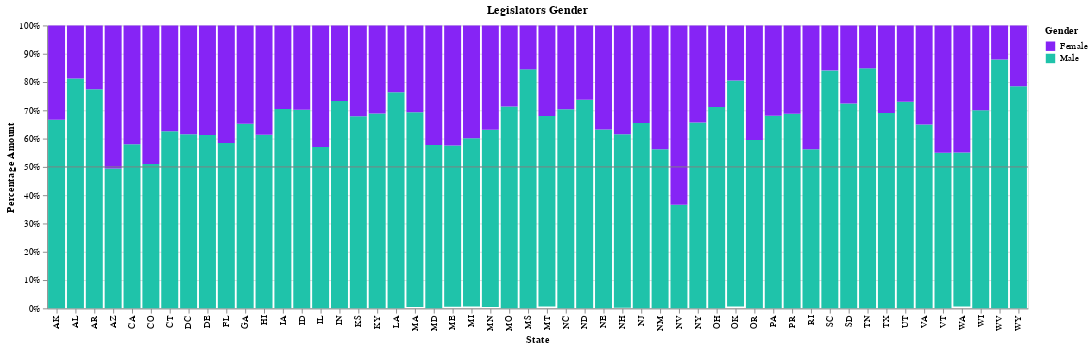

Notebook code cell kept with this figure:
### Markdown cell above
### 1.2: Improvements

While it is clear from the first chart that there are more elected officials that are men than women, it is hard to compare across states.

Make the following adjustments:

- Normalize the chart so that each bar is a percentage, allowing for direct comparison across states.
- Since this is US political data, the colors red and blue have a strong meaning, associated with the Republican and Democratic parties. Change the color scheme to avoid red and blue. (I chose #8624f5 for women and #1fc3aa for men based on this article: <https://blog.datawrapper.de/gendercolor/>)
- Two states are very close to 50%, add a line at 50% using a layered chart to make it easier to see if they exceed 50% or not.

Your graph should somewhat resemble *imgs/ex1.2.png*.

### Code cell
def states_by_gender_initial(df):
    chart = alt.Chart(df)

    bar_chart = chart.mark_bar().encode(
    alt.Y('count()').stack('normalize').axis(format='%').title('Percentage Amount'), 
    alt.X('state:N').title('State'),
    alt.Color('gender:N').scale(domain=['Female','Male'], range=['#8624f5', '#1fc3aa']).title('Gender')
).properties(
        title='Legislators Gender'
    )
    #reference:https://github.com/vega/altair/issues/2059
    line = alt.Chart(pd.DataFrame({'y': [0.5]})).mark_rule(color='grey').encode(
        alt.Y('y:Q', title=''))

    return bar_chart + line


# render chart
states_by_gender_initial(legislators_df())

### Figure 1 — Vega specification as saved in the notebook (floating-point values rounded to 4 significant figures)
{"$schema": "https://vega.github.io/schema/vega/v5.json", "data": [{"name": "source_0", "values": [{"__count_end": 0.6154, "__count_start": 0.0, "gender": "Male", "state": "DC"}, {"__count_end": 1.0, "__count_start": 0.6154, "gender": "Female", "state": "DC"}, {"__count_end": 0.6667, "__count_start": 0.0, "gender": "Male", "state": "AK"}, {"__count_end": 1.0, "__count_start": 0.6667, "gender": "Female", "state": "AK"}, {"__count_end": 0.8129, "__count_start": 0.0, "gender": "Male", "state": "AL"}, {"__count_end": 1.0, "__count_start": 0.8129, "gender": "Female", "state": "AL"}, {"__count_end": 0.7744, "__count_start": 0.0, "gender": "Male", "state": "AR"}, {"__count_end": 1.0, "__count_start": 0.7744, "gender": "Female", "state": "AR"}, {"__count_end": 0.4944, "__count_start": 0.0, "gender": "Male", "state": "AZ"}, {"__count_end": 1.0, "__count_start": 0.4944, "gender": "Female", "state": "AZ"}, {"__count_end": 0.5798, "__count_start": 0.0, "gender": "Male", "state": "CA"}, {"__count_end": 1.0, "__count_start": 0.5798, "gender": "Female", "state": "CA"}, {"__count_end": 0.51, "__count_start": 0.0, "gender": "Male", "state": "CO"}, {"__count_end": 1.0, "__count_start": 0.51, "gender": "Female", "state": "CO"}, {"__count_end": 0.6257, "__count_start": 0.0, "gender": "Male", "state": "CT"}, {"__count_end": 1.0, "__count_start": 0.6257, "gender": "Female", "state": "CT"}, {"__count_end": 0.6129, "__count_start": 0.0, "gender": "Male", "state": "DE"}, {"__count_end": 1.0, "__count_start": 0.6129, "gender": "Female", "state": "DE"}, {"__count_end": 0.5849, "__count_start": 0.0, "gender": "Male", "state": "FL"}, {"__count_end": 1.0, "__count_start": 0.5849, "gender": "Female", "state": "FL"}, {"__count_end": 0.6525, "__count_start": 0.0, "gender": "Male", "state": "GA"}, {"__count_end": 1.0, "__count_start": 0.6525, "gender": "Female", "state": "GA"}, {"__count_end": 0.6133, "__count_start": 0.0, "gender": "Male", "state": "HI"}, {"__count_end": 1.0, "__count_start": 0.6133, "gender": "Female", "state": "HI"}, {"__count_end": 0.7047, "__count_start": 0.0, "gender": "Male", "state": "IA"}, {"__count_end": 1.0, "__count_start": 0.7047, "gender": "Female", "state": "IA"}, {"__count_end": 0.7019, "__count_start": 0.0, "gender": "Male", "state": "ID"}, {"__count_end": 1.0, "__count_start": 0.7019, "gender": "Female", "state": "ID"}, {"__count_end": 0.5706, "__count_start": 0.0, "gender": "Male", "state": "IL"}, {"__count_end": 1.0, "__count_start": 0.5706, "gender": "Female", "state": "IL"}, {"__count_end": 0.7333, "__count_start": 0.0, "gender": "Male", "state": "IN"}, {"__count_end": 1.0, "__count_start": 0.7333, "gender": "Female", "state": "IN"}, {"__count_end": 0.6788, "__count_start": 0.0, "gender": "Male", "state": "KS"}, {"__count_end": 1.0, "__count_start": 0.6788, "gender": "Female", "state": "KS"}, {"__count_end": 0.6884, "__count_start": 0.0, "gender": "Male", "state": "KY"}, {"__count_end": 1.0, "__count_start": 0.6884, "gender": "Female", "state": "KY"}, {"__count_end": 0.7639, "__count_start": 0.0, "gender": "Male", "state": "LA"}, {"__count_end": 1.0, "__count_start": 0.7639, "gender": "Female", "state": "LA"}, {"__count_end": 0.005025, "__count_start": 0.0, "gender": "Other", "state": "MA"}, {"__count_end": 0.6935, "__count_start": 0.005025, "gender": "Male", "state": "MA"}, {"__count_end": 1.0, "__count_start": 0.6935, "gender": "Female", "state": "MA"}, {"__count_end": 0.5775, "__count_start": 0.0, "gender": "Male", "state": "MD"}, {"__count_end": 1.0, "__count_start": 0.5775, "gender": "Female", "state": "MD"}, {"__count_end": 0.005435, "__count_start": 0.0, "gender": "Other", "state": "ME"}, {"__count_end": 0.5761, "__count_start": 0.005435, "gender": "Male", "state": "ME"}, {"__count_end": 1.0, "__count_start": 0.5761, "gender": "Female", "state": "ME"}, {"__count_end": 0.006757, "__count_start": 0.0, "gender": "Other", "state": "MI"}, {"__count_end": 0.6014, "__count_start": 0.006757, "gender": "Male", "state": "MI"}, {"__count_end": 1.0, "__count_start": 0.6014, "gender": "Female", "state": "MI"}, {"__count_end": 0.005051, "__count_start": 0.0, "gender": "Other", "state": "MN"}, {"__count_end": 0.6313, "__count_start": 0.005051, "gender": "Male", "state": "MN"}, {"__count_end": 1.0, "__count_start": 0.6313, "gender": "Female", "state": "MN"}, {"__count_end": 0.7135, "__count_start": 0.0, "gender": "Male", "state": "MO"}, {"__count_end": 1.0, "__count_start": 0.7135, "gender": "Female", "state": "MO"}, {"__count_end": 0.8448, "__count_start": 0.0, "gender": "Male", "state": "MS"}, {"__count_end": 1.0, "__count_start": 0.8448, "gender": "Female", "state": "MS"}, {"__count_end": 0.006667, "__count_start": 0.0, "gender": "Other", "state": "MT"}, {"__count_end": 0.68, "__count_start": 0.006667, "gender": "Male", "state": "MT"}, {"__count_end": 1.0, "__count_start": 0.68, "gender": "Female", "state": "MT"}, {"__count_end": 0.7041, "__count_start": 0.0, "gender": "Male", "state": "NC"}, {"__count_end": 1.0, "__count_start": 0.7041, "gender": "Female", "state": "NC"}, {"__count_end": 0.7376, "__count_start": 0.0, "gender": "Male", "state": "ND"}, {"__count_end": 1.0, "__count_start": 0.7376, "gender": "Female", "state": "ND"}, {"__count_end": 0.6327, "__count_start": 0.0, "gender": "Male", "state": "NE"}, {"__count_end": 1.0, "__count_start": 0.6327, "gender": "Female", "state": "NE"}, {"__count_end": 0.002387, "__count_start": 0.0, "gender": "Other", "state": "NH"}, {"__count_end": 0.6158, "__count_start": 0.002387, "gender": "Male", "state": "NH"}, {"__count_end": 1.0, "__count_start": 0.6158, "gender": "Female", "state": "NH"}, {"__count_end": 0.6555, "__count_start": 0.0, "gender": "Male", "state": "NJ"}, {"__count_end": 1.0, "__count_start": 0.6555, "gender": "Female", "state": "NJ"}, {"__count_end": 0.5625, "__count_start": 0.0, "gender": "Male", "state": "NM"}, {"__count_end": 1.0, "__count_start": 0.5625, "gender": "Female", "state": "NM"}, {"__count_end": 0.3667, "__count_start": 0.0, "gender": "Male", "state": "NV"}, {"__count_end": 1.0, "__count_start": 0.3667, "gender": "Female", "state": "NV"}, {"__count_end": 0.6571, "__count_start": 0.0, "gender": "Male", "state": "NY"}, {"__count_end": 1.0, "__count_start": 0.6571, "gender": "Female", "state": "NY"}, {"__count_end": 0.7121, "__count_start": 0.0, "gender": "Male", "state": "OH"}, {"__count_end": 1.0, "__count_start": 0.7121, "gender": "Female", "state": "OH"}, {"__count_end": 0.006711, "__count_start": 0.0, "gender": "Other", "state": "OK"}, {"__count_end": 0.8054, "__count_start": 0.006711, "gender": "Male", "state": "OK"}, {"__count_end": 1.0, "__count_start": 0.8054, "gender": "Female", "state": "OK"}, {"__count_end": 0.5955, "__count_start": 0.0, "gender": "Male", "state": "OR"}, {"__count_end": 1.0, "__count_start": 0.5955, "gender": "Female", "state": "OR"}, {"__count_end": 0.6813, "__count_start": 0.0, "gender": "Male", "state": "PA"}, {"__count_end": 1.0, "__count_start": 0.6813, "gender": "Female", "state": "PA"}, {"__count_end": 0.5625, "__count_start": 0.0, "gender": "Male", "state": "RI"}, {"__count_end": 1.0, "__count_start": 0.5625, "gender": "Female", "state": "RI"}, {"__count_end": 0.8412, "__count_start": 0.0, "gender": "Male", "state": "SC"}, {"__count_end": 1.0, "__count_start": 0.8412, "gender": "Female", "state": "SC"}, {"__count_end": 0.7238, "__count_start": 0.0, "gender": "Male", "state": "SD"}, {"__count_end": 1.0, "__count_start": 0.7238, "gender": "Female", "state": "SD"}, {"__count_end": 0.8485, "__count_start": 0.0, "gender": "Male", "state": "TN"}, {"__count_end": 1.0, "__count_start": 0.8485, "gender": "Female", "state": "TN"}, {"__count_end": 0.6906, "__count_start": 0.0, "gender": "Male", "state": "TX"}, {"__count_end": 1.0, "__count_start": 0.6906, "gender": "Female", "state": "TX"}, {"__count_end": 0.7308, "__count_start": 0.0, "gender": "Male", "state": "UT"}, {"__count_end": 1.0, "__count_start": 0.7308, "gender": "Female", "state": "UT"}, {"__count_end": 0.65, "__count_start": 0.0, "gender": "Male", "state": "VA"}, {"__count_end": 1.0, "__count_start": 0.65, "gender": "Female", "state": "VA"}, {"__count_end": 0.55, "__count_start": 0.0, "gender": "Male", "state": "VT"}, {"__count_end": 1.0, "__count_start": 0.55, "gender": "Female", "state": "VT"}, {"__count_end": 0.006803, "__count_start": 0.0, "gender": "Other", "state": "WA"}, {"__count_end": 0.551, "__count_start": 0.006803, "gender": "Male", "state": "WA"}, {"__count_end": 1.0, "__count_start": 0.551, "gender": "Female", "state": "WA"}, {"__count_end": 0.7, "__count_start": 0.0, "gender": "Male", "state": "WI"}, {"__count_end": 1.0, "__count_start": 0.7, "gender": "Female", "state": "WI"}, {"__count_end": 0.8797, "__count_start": 0.0, "gender": "Male", "state": "WV"}, {"__count_end": 1.0, "__count_start": 0.8797, "gender": "Female", "state": "WV"}, {"__count_end": 0.7849, "__count_start": 0.0, "gender": "Male", "state": "WY"}, {"__count_end": 1.0, "__count_start": 0.7849, "gender": "Female", "state": "WY"}, {"__count_end": 0.6883, "__count_start": 0.0, "gender": "Male", "state": "PR"}, {"__count_end": 1.0, "__count_start": 0.6883, "gender": "Female", "state": "PR"}]}, {"name": "source_1", "values": [{"y": 0.5}]}, {"name": "source_0_x_domain_state", "values": [{"state": "DC"}, {"state": "AK"}, {"state": "AL"}, {"state": "AR"}, {"state": "AZ"}, {"state": "CA"}, {"state": "CO"}, {"state": "CT"}, {"state": "DE"}, {"state": "FL"}, {"state": "GA"}, {"state": "HI"}, {"state": "IA"}, {"state": "ID"}, {"state": "IL"}, {"state": "IN"}, {"state": "KS"}, {"state": "KY"}, {"state": "LA"}, {"state": "MA"}, {"state": "MD"}, {"state": "ME"}, {"state": "MI"}, {"state": "MN"}, {"state": "MO"}, {"state": "MS"}, {"state": "MT"}, {"state": "NC"}, {"state": "ND"}, {"state": "NE"}, {"state": "NH"}, {"state": "NJ"}, {"state": "NM"}, {"state": "NV"}, {"state": "NY"}, {"state": "OH"}, {"state": "OK"}, {"state": "OR"}, {"state": "PA"}, {"state": "RI"}, {"state": "SC"}, {"state": "SD"}, {"state": "TN"}, {"state": "TX"}, {"state": "UT"}, {"state": "VA"}, {"state": "VT"}, {"state": "WA"}, {"state": "WI"}, {"state": "WV"}, {"state": "WY"}, {"state": "PR"}]}], "signals": [{"name": "x_step", "value": 20}, {"name": "width", "update": "bandspace(domain('x').length, 0.1, 0.05) * x_step"}], "marks": [{"type": "rect", "name": "layer_0_marks", "from": {"data": "source_0"}, "encode": {"update": {"y": {"field": "__count_end", "scale": "y"}, "width": {"signal": "max(0.25, bandwidth('x'))"}, "y2": {"field": "__count_start", "scale": "y"}, "x": {"field": "state", "scale": "x"}, "fill": {"field": "gender", "scale": "color"}}}, "style": ["bar"]}, {"type": "rule", "name": "layer_1_marks", "from": {"data": "source_1"}, "encode": {"update": {"x2": {"value": 0}, "x": {"field": {"signal": null, "datum": null, "group": "width", "parent": null}}, "y": {"field": "y", "scale": "y"}, "stroke": {"value": "grey"}}}, "style": ["rule"]}], "scales": [{"name": "x", "type": "band", "domain": {"data": "source_0_x_domain_state", "field": "state", "sort": true}, "range": {"step": {"signal": "x_step"}}, "paddingOuter": 0.05, "paddingInner": 0.1}, {"name": "y", "type": "linear", "domain": {"fields": [[0, 1], {"data": "source_1", "field": "y"}]}, "range": [{"signal": "height"}, 0], "zero": true, "nice": true}, {"name": "color", "type": "ordinal", "domain": ["Female", "Male"], "range": ["#8624f5", "#1fc3aa"]}], "axes": [{"scale": "y", "gridScale": "x", "minExtent": 0, "domain": false, "zindex": 0, "labels": false, "grid": true, "ticks": false, "tickCount": {"signal": "ceil(height/40)"}, "maxExtent": 0, "aria": false, "orient": "left"}, {"scale": "x", "zindex": 0, "title": "State", "labelAngle": 270, "grid": false, "labelAlign": "right", "labelBaseline": "middle", "orient": "bottom"}, {"scale": "y", "orient": "left", "format": ".0%", "labelOverlap": true, "zindex": 0, "tickCount": {"signal": "ceil(height/40)"}, "title": "Percentage Amount", "grid": false}], "title": {"text": "Legislators Gender", "frame": "group"}, "height": 300, "padding": 5, "style": "cell", "background": "white", "legends": [{"title": "Gender", "fill": "color", "symbolType": "square"}]}
